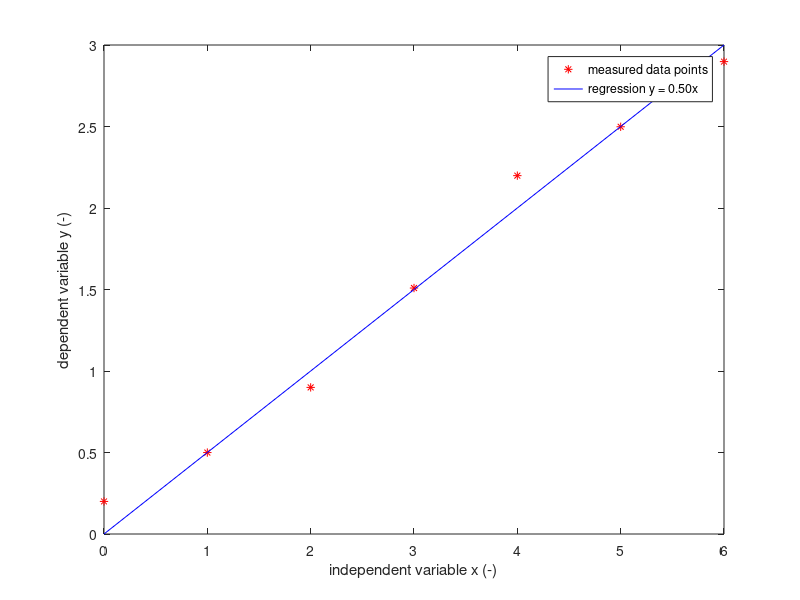
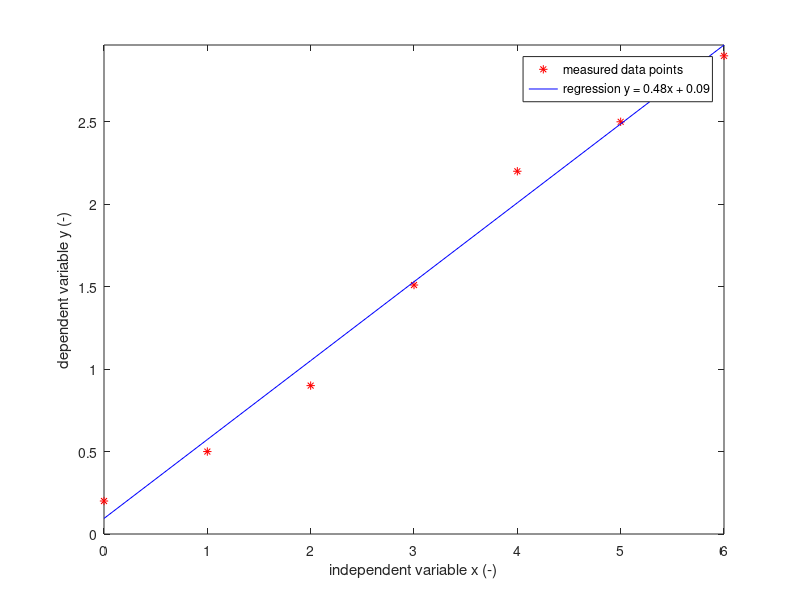
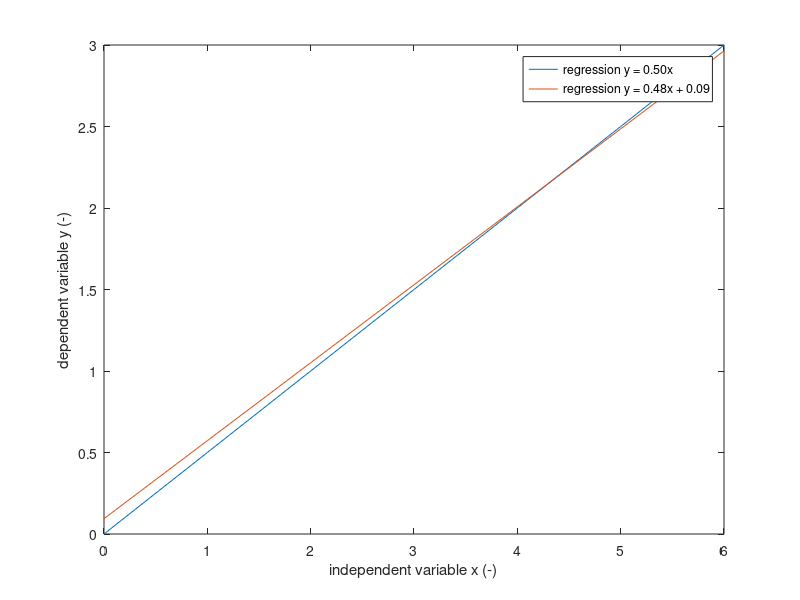

The MATLAB script that drew these images, in order: (Note: this script raises an error after producing the figures.)
%the input vector (experiment):
x = [0;1;2;3;4;5;6];
y = [0.2;0.5;0.9;1.51;2.2;2.5;2.9];
%calculating the 'b' coefficient from model equation: y = bx 
% B = (X^T X)^(-1)(X^T Y); 
b =  (x'*y)/(x'*x);

%calculating b1 and b0
Xp = [ones(length(x),1) x];
Bp = Xp\y;
b0 = Bp(1);
b1 = Bp(2);

f(1) = figure(1);
clf;
ttext = sprintf('regression y = %.2fx',b); 
plot(x,y,'r*');
hold on;
yp = b*x;
plot(x,yp,'b');
xlabel('independent variable x (-)');
ylabel('dependent variable y (-)');
xlim([0 max(x)]);
ylim([0 max([y;yp])]);
legend('measured data points',ttext,'Location','Best');

f(2) = figure(2);
clf;
ttext2 = sprintf('regression y = %.2fx + %.2f',b1,b0); 
plot(x,y,'r*');
hold on;
yp2 = b1*x + b0;
plot(x,yp2,'b');
xlabel('independent variable x (-)');
ylabel('dependent variable y (-)');
xlim([0 max(x)]);
ylim([0 max([y;yp2])]);
legend('measured data points',ttext2,'Location','Best');

f(3) = figure(3);
clf;
plot(x,yp);
hold on;
plot(x,yp2);
xlabel('independent variable x (-)');
ylabel('dependent variable y (-)');
xlim([0 max(x)]);
ylim([0 max([yp;yp2])]);
legend(ttext,ttext2,'Location','Best');

SetFigureDimensionsAndPosition(f,500,250);

